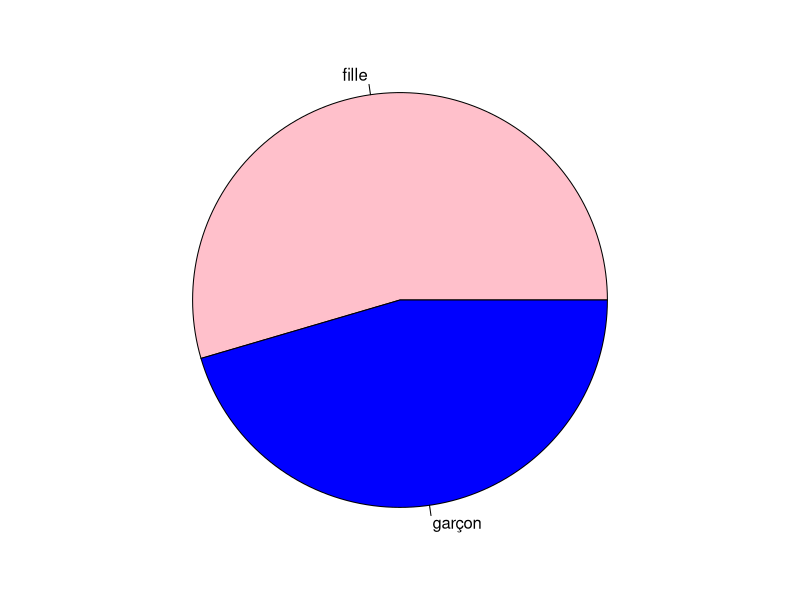
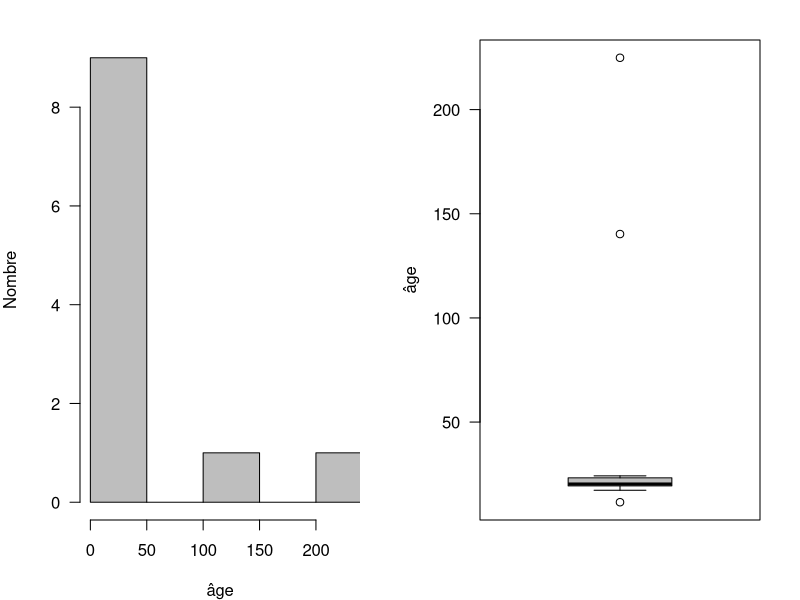

The R script that drew these images, in order:
setwd("/home/s-degoul/public_html/Teacher/modules/administration/statistics/")
graphic_path <- "graphics/"

Sys.setlocale(category = "LC_ALL", locale = "fr_FR.UTF-8")

#######
# Chargement des données

patients <- read.csv("patients.csv")
users <- read.csv("users.csv")
user_evals <- read.csv("user_evals.csv")

#######
# Data management

patients$patient_sex <- factor(patients$patient_sex, labels=c("fille","garçon"))
patients$patient_date_birth <- as.POSIXct(patients$patient_date_birth)
patients$age <- as.numeric(difftime(format(Sys.Date(),"%Y-%m-%d"),patients$patient_date_birth, units="days")/365)


#######
# Analyses

png(paste(graphic_path, "patient_sex.png", sep=""), width=300, height=300, units="px")
par(mar=c(1,1,1,1))
pie(table(patients$patient_sex), col=c("pink","blue"), main="")
dev.off()


png(paste(graphic_path, "patient_age.png", sep=""), width=700, height=350, units="px")
par(las=1, mar=c(4,4,2,2), mfrow=c(1,2))
hist(patients$age, col="grey", xlab="âge", ylab="Nombre", main="", xlim=c(0, max(patients$age, na.rm=T)+5))
boxplot(patients$age, col="grey", ylab="âge", main="")
dev.off()